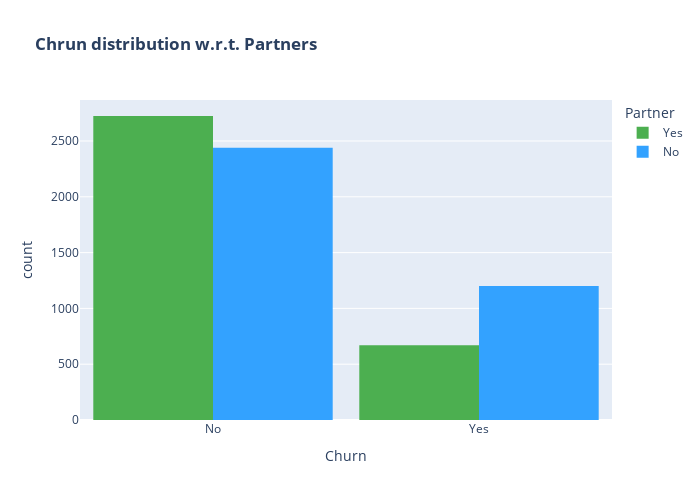

Write notebook code for a chart like this one.
### Markdown cell above
* Customers without dependents are more likely to churn

### Code cell
color_map = {"Yes": '#4CAF50', "No": '#33A2FF'}
fig = px.histogram(df, x="Churn", color="Partner", barmode="group", title="<b>Chrun distribution w.r.t. Partners</b>", color_discrete_map=color_map)
fig.update_layout(width=700, height=500, bargap=0.1)
fig.show()

### Figure 1 — Plotly figure (JSON) as saved in the notebook; plotly's stock layout.template omitted (floating-point values rounded to 4 significant figures; data arrays with more than 128 entries replaced by an {"elided": "..."} marker saying what was removed)
{"data": [{"alignmentgroup": "True", "bingroup": "x", "hovertemplate": "Partner=Yes<br>Churn=%{x}<br>count=%{y}<extra></extra>", "legendgroup": "Yes", "marker": {"color": "#4CAF50", "pattern": {"shape": ""}}, "name": "Yes", "offsetgroup": "Yes", "orientation": "v", "showlegend": true, "type": "histogram", "x": {"elided": "3393 str values"}, "xaxis": "x", "yaxis": "y"}, {"alignmentgroup": "True", "bingroup": "x", "hovertemplate": "Partner=No<br>Churn=%{x}<br>count=%{y}<extra></extra>", "legendgroup": "No", "marker": {"color": "#33A2FF", "pattern": {"shape": ""}}, "name": "No", "offsetgroup": "No", "orientation": "v", "showlegend": true, "type": "histogram", "x": {"elided": "3639 str values"}, "xaxis": "x", "yaxis": "y"}], "layout": {"bargap": 0.1, "barmode": "group", "height": 500, "legend": {"title": {"text": "Partner"}, "tracegroupgap": 0}, "title": {"text": "<b>Chrun distribution w.r.t. Partners</b>"}, "width": 700, "xaxis": {"anchor": "y", "autorange": true, "domain": [0, 1], "range": [-0.5, 1.5], "title": {"text": "Churn"}, "type": "category"}, "yaxis": {"anchor": "x", "autorange": true, "domain": [0, 1], "range": [0, 2867.0], "title": {"text": "count"}}}}
